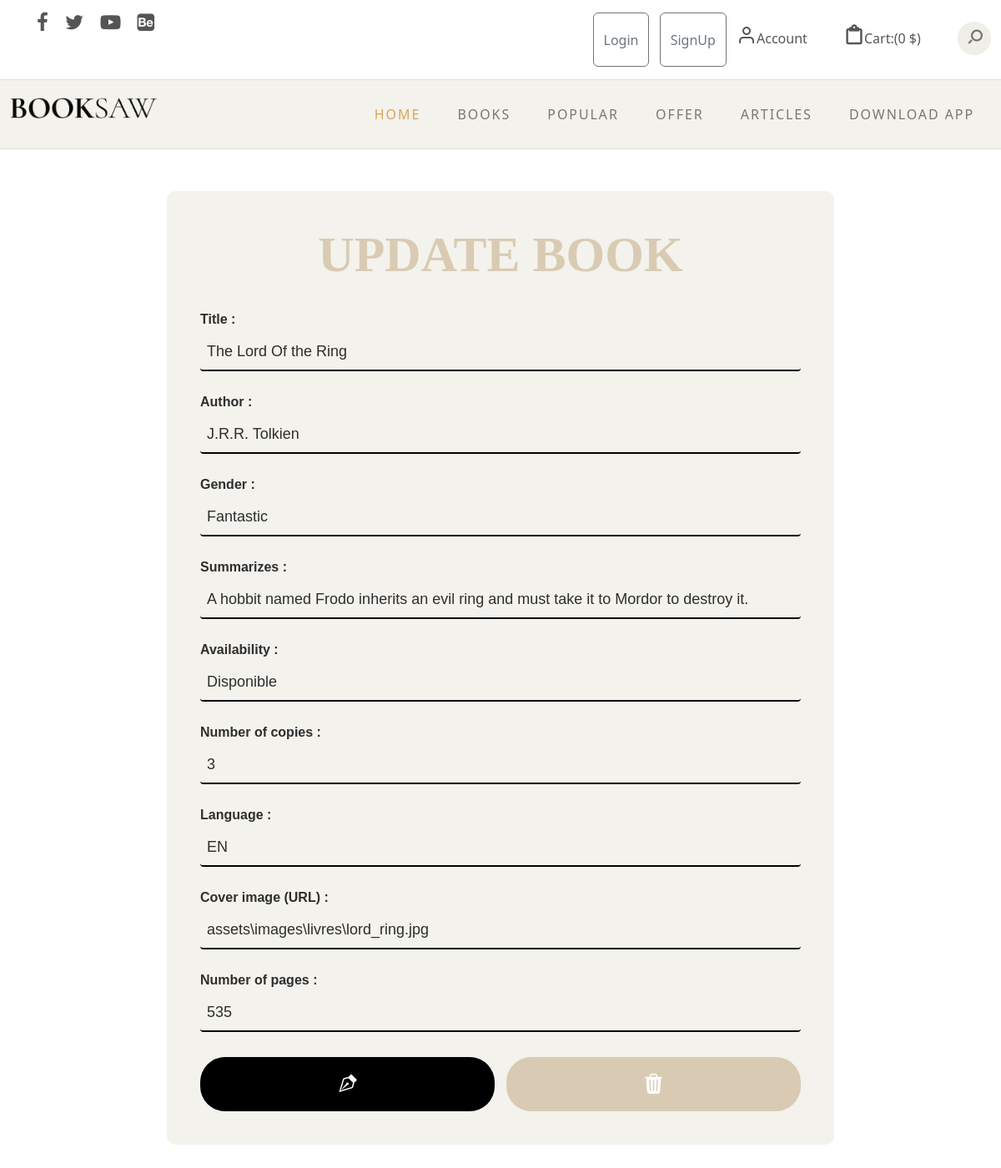
The page /Livreupdate.php?id=1 on the database its author committed.
### tables this page shows
CREATE TABLE `livres` (
  `id` int(11) NOT NULL,
  `titre` varchar(150) NOT NULL,
  `auteur` varchar(100) NOT NULL,
  `genre` varchar(50) NOT NULL,
  `resume` text NOT NULL,
  `disponibilite` enum('Emprunté','Disponible') NOT NULL DEFAULT 'Disponible',
  `nombre_exemplaires` int(11) NOT NULL,
  `langue` varchar(2) NOT NULL,
  `image_couverture` varchar(255) NOT NULL,
  `nombre_pages` int(11) NOT NULL,
  `image` varchar(100) NOT NULL
);

### Livreupdate.php (called while the page is built, shortened)
<?php
include 'dbconnect.php';
if (isset($_GET['id'])) {
    $reponse = $base->prepare("SELECT * FROM livres WHERE id = ?");
    $reponse->execute([$_GET['id']]);
    $livres = $reponse->fetch();
} else {
    die("ID du livre non spécifié.");
}
$template = "Livreupdate";
include 'layout.phtml';
?>

### Livreupdate.phtml (the view, shortened to what this page needs)
<form id="book-form" action="Livreupdate.php" method="post">
    <h2>UPDATE BOOK</h2>
  <div class="form-row">
    <label for="titre">Title :</label>
    <input type="text" name="titre" class="form-control" value="<?= $livres['titre'] ?>" id="titre">
  </div>
  <div class="form-row">
    <label for="auteur">Author :</label>
    <input type="text" name="auteur" class="form-control" value="<?= $livres['auteur'] ?>" id="auteur">
  </div>
  <div class="form-row">
    <label for="genre">Gender :</label>
    <input type="text" name="genre" class="form-control" value="<?= $livres['genre'] ?>" id="genre">
  </div>
  <div class="form-row">
    <label for="resume">Summarizes :</label>
    <input type="text" name="resume" class="form-control" value="<?= $livres['resume'] ?>" id="resume">
  </div>
  <div class="form-row">
    <label for="disponibilite">Availability :</label>
    <input type="text" name="disponibilite" class="form-control" value="<?= $livres['disponibilite'] ?>" id="disponibilite">
  </div>
  <div class="form-row">
    <label for="nbexp">Number of copies :</label>
    <input type="text" name="nbexp" class="form-control" value="<?= $livres['nombre_exemplaires'] ?>" id="nbexp">
  </div>
  <div class="form-row">
    <label for="langue">Language :</label>
    <input type="text" name="langue" class="form-control" value="<?= $livres['langue'] ?>" id="langue">
  </div>
  <div class="form-row">
    <label for="image">Cover image (URL) :</label>
    <input type="text" name="image" class="form-control" value="<?= $livres['image'] ?>" id="image">
  </div>
  <div class="form-row">
    <label for="nbpage">Number of pages :</label>
    <input type="text" name="nbpage" class="form-control" value="<?= $livres['nombre_pages'] ?>" id="nbpage">
  </div>
  <div class="btn-group">
    <button type="submit" class="btn btn-submit"><i class="bi bi-vector-pen" style="color:white"></i></button>
    <button type="reset" class="btn btn-reset"><i class="bi bi-trash3-fill" style="color:white"></i></button>
  </div>
</form>

### layout.phtml (shortened to what this page needs)
<!DOCTYPE html>
<html lang="en">
<head>
        <link rel="stylesheet" type="text/css" href="assets/StyleLivres.css">
        <link rel="stylesheet" type="text/css" href="assets/StyleFormLivres.css">
	<link rel="stylesheet" type="text/css" href="assets/normalize.css">
	<link rel="stylesheet" type="text/css" href="assets/icomoon/icomoon.css">
	<link rel="stylesheet" type="text/css" href="assets/vendor.css">
	<link rel="stylesheet" type="text/css" href="assets/style2.css">
    <link rel="stylesheet" type="text/css" href="assets/CarteAdherent">
    <link rel="stylesheet" type="text/css" href="assets/StyleDetailsADR">
    <link rel="stylesheet" href="../../assets/bootstrap-icons-1.11.3/font/bootstrap-icons.min.css">
    <link rel="stylesheet" href="https://cdn.jsdelivr.net/npm/bootstrap-icons@1.11.3/font/bootstrap-icons.min.css">
    <link rel="stylesheet" <?php if (empty($template)): ?> href="./assets/style.css" <?php else: ?>
            href="./assets/style2.css" <?php endif ?>>
            <link href="https://cdn.jsdelivr.net/npm/bootstrap@5.3.3/dist/css/bootstrap.min.css" rel="stylesheet"
>
</head>
<?php if($template!="signup" && $template!="login" && $template!="logout" && $template!="LivreDetails"&& $template!="forgetpass"&&$template!="resetpass"):?>
<body data-bs-spy="scroll" data-bs-target="#header" tabindex="0">
<div id="header-wrap">
<div class="top-content">
    <div class="container-fluid">
        <div class="row">
            <div class="col-md-6">
                <div class="social-links">
                    <ul>
                        <li>
                            <a href="#"><i class="icon icon-facebook"></i></a>
                        </li>
                        <li>
                            <a href="#"><i class="icon icon-twitter"></i></a>
                        </li>
                        <li>
                            <a href="#"><i class="icon icon-youtube-play"></i></a>
                        </li>
                        <li>
                            <a href="#"><i class="icon icon-behance-square"></i></a>
                        </li>
                    </ul>
                </div>
            </div>
            <div class="col-md-6">
                <div class="right-element">
                <?php if (session_status() != PHP_SESSION_NONE && array_key_exists('iduser', $_SESSION)): ?>
                    <a href="./logout.php">
                        <button class="btn btn-outline-secondary">logout</button>
                    </a>
                    <?php else: ?>
                             <a href="./login/">
                                 <button class="btn btn-outline-secondary">Login</button>
                                </a>
                                <a href="./signup/" class="mx-2">
                                    <button class="btn btn-outline-secondary">SignUp</button>
                                 </a>
                     <?php endif; ?>
                    <a href="#" class="user-account for-buy"><i
                            class="icon icon-user"></i><span>Account</span></a>
                    <a href="#" class="cart for-buy"><i class="icon icon-clipboard"></i><span>Cart:(0
                            $)</span></a>
                    <div class="action-menu">
                        <div class="search-bar">
                            <a href="#" class="search-button search-toggle" data-selector="#header-wrap">
                                <i class="icon icon-search"></i>
                            </a>
                            <form role="search" method="get" class="search-box">
                                <input class="search-field text search-input" placeholder="Search"
                                    type="search">
                            </form>
                        </div>
                    </div>
                </div>
            </div>
        </div>
    </div>
</div>
<header id="header">
    <div class="container-fluid">
        <div class="row">
            <div class="col-md-2">
                <div class="main-logo">
                    <a href="index.html"><img src="assets/images/main-logo.png" alt="logo"></a>
                </div>
            </div>
            <div class="col-md-10">
                <nav id="navbar">
                    <div class="main-menu stellarnav">
                        <ul class="menu-list">
                            <li class="menu-item active"><a href="index.php">Home</a></li>
                            <li class="menu-item"> <a href="<?php
                                if (isset($_SESSION['email']) && $_SESSION['email'] === 'admin@gmail.com') {
                                      echo 'ListeLivre_A.php';
                                        } elseif (isset($_SESSION['email'])) {
                                      echo 'ListeLivre_CLT.php';
                                 } else {
                                         echo '#';
                                        }
                                  ?>" class="nav-link">
                                 BOOKS </a>
                            </li>
                            <li class="menu-item"><a href="#popular-books" class="nav-link">Popular</a></li>
                            <li class="menu-item"><a href="#special-offer" class="nav-link">Offer</a></li>
                            <li class="menu-item"><a href="#latest-blog" class="nav-link">Articles</a></li>
                            <li class="menu-item"><a href="#download-app" class="nav-link">Download App</a></li>
                        </ul>
                    </div>
                </nav>
            </div>
        </div>
    </div>
</header>
</div>
<?php endif ?>
    <nav class="navbar fixed-top">
    </nav>
    <?php if (empty($template) && !$show): ?>
        <div>
            <div class="section">
                <div class="text">
                    <a href="./ListCategory/">
                        <button class="btn btn-dark">
                            Browse livres
                        </button>
                    </a>
                </div>
            </div>
            <div class="container">
                <footer class="d-flex flex-wrap justify-content-between align-items-center my-4 border-top">
                    <div class="col-md-12 d-flex  justify-content-center align-items-center">
                        <span class="mb-3 mb-md-0 text-body-secondary">&copy; 2024 library, Inc</span>
                    </div>
                </footer>
            </div>
        </div>
    <?php else: ?>
        <?php include $template.".phtml" ?>
    <?php endif; ?>
</body>
</html>

### assets/StyleLivres.css (style rules this page uses)
.bi { color:#74642F; }
button { background-color:#F3F2EC ; }

### assets/StyleFormLivres.css (style rules this page uses)
#adherent-form, #book-form { background-color: #f3f2ec; color: #2e2e2e; padding: 40px; margin: 50px auto; max-width: 800px; border-radius: 10px; font-family: 'Arial', sans-serif; text-align: left; position: relative; }
#adherent-form h2, #book-form h2 { font-size: 60px; font-weight: bold; color: #d9cbb3; margin-bottom: 30px; text-align: center; }
#adherent-form .form-row, #book-form .form-row { display: flex; flex-direction: column; margin-bottom: 25px; }
#adherent-form .form-row label, #book-form .form-row label { font-weight: bold; margin-bottom: 5px; }
i { font-size: x-large; font-weight: bold; }
#adherent-form input[type="text"], #adherent-form input[type="number"], #adherent-form textarea, #book-form input[type="text"], #book-form input[type="number"], #book-form textarea { width: 100%; border: none; border-bottom: 2px solid #000; padding: 8px; font-size: 18px; background-color: transparent; outline: none; color: #2e2e2e; transition: border-color 0.3s ease; }
#adherent-form .btn-group, #book-form .btn-group { display: flex; justify-content: flex-end; gap: 15px; margin-top: 30px; }
#adherent-form .btn, #book-form .btn { display: inline-block; padding: 12px 30px; font-size: 16px; font-weight: bold; text-transform: uppercase; border: none; border-radius: 30px; cursor: pointer; transition: all 0.3s ease; }
#adherent-form .btn-submit, #book-form .btn-submit { background-color: #000; }
#adherent-form .btn-reset, #book-form .btn-reset { background-color: #d9cbb3; color: #000; }

### assets/icomoon/icomoon.css (style rules this page uses)
[class^="icon-"], [class*=" icon-"] { font-family: 'icomoon' !important; speak: never; font-style: normal; font-weight: normal; font-variant: normal; text-transform: none; line-height: 1; -webkit-font-smoothing: antialiased; -moz-osx-font-smoothing: grayscale; }
.icon-user:before { content: "\e907"; }
.icon-search:before { content: "\e905"; }
.icon-clipboard:before { content: "\e908"; }
.icon-twitter:before { content: "\f099"; }
.icon-facebook:before { content: "\f09a"; }
.icon-youtube-play:before { content: "\f16a"; }
.icon-behance-square:before { content: "\f1b5"; }

### rows shown on the page
livres: titre "The Lord Of the Ring", auteur "J.R.R. Tolkien", genre "Fantastic", resume "A hobbit named Frodo inherits an evil ring and must take it to Mordor to destroy it.", disponibilite "Disponible", nbexp "3", langue "EN", image "assets\\images\\livres\\lord_ring.jpg", nbpage "535"
